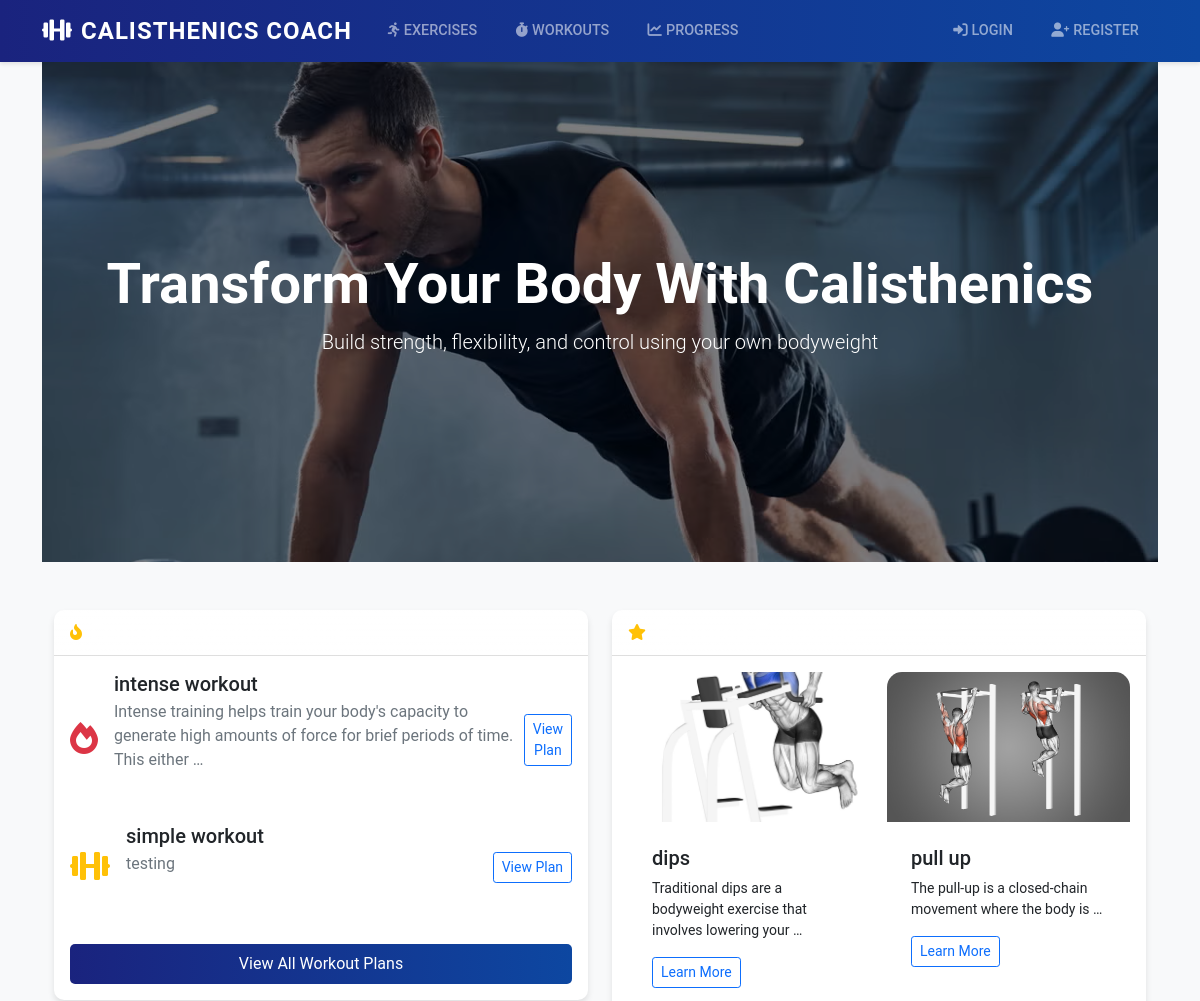
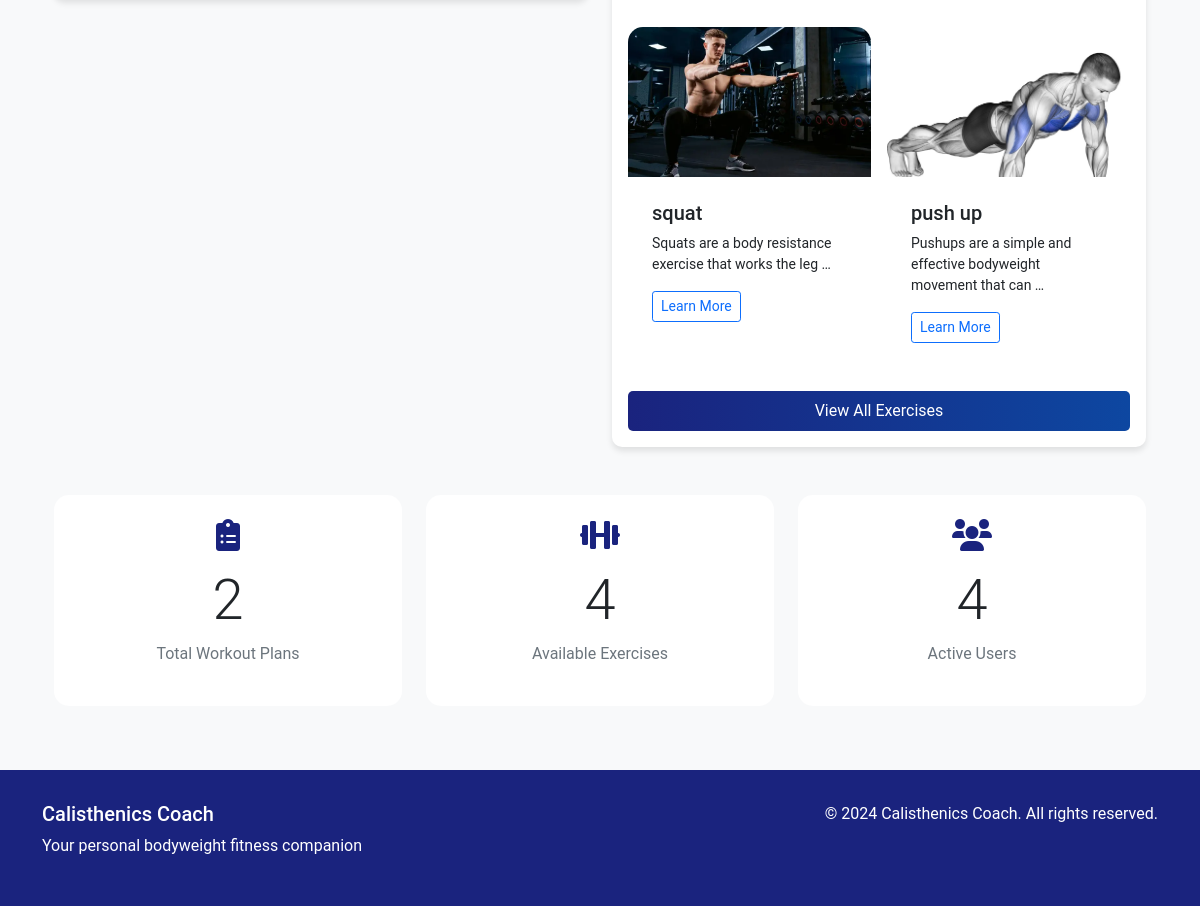
The page / on the database its author committed (2 pictures, top to bottom).
### workouts/models.py (models this page shows, shortened)
class WorkoutPlan(models.Model):
    title = models.CharField(max_length=100)
    description = models.TextField()
    created_by = models.ForeignKey(User, on_delete=models.CASCADE)
    created_at = models.DateTimeField(auto_now_add=True)
    difficulty_level = models.CharField(max_length=20, choices=DIFFICULTY_LEVEL_CHOICES)

class Exercise(models.Model):
    name = models.CharField(max_length=100)
    description = models.TextField()
    image = models.ImageField(upload_to='exercises/', null=True, blank=True)
    difficulty_level = models.CharField(max_length=20, choices=DIFFICULTY_LEVEL_CHOICES)
    video_url = models.URLField(blank=True, null=True)
    tips = models.TextField(blank=True)

### workouts/views.py (the view)
# urls.py: path('', views.home, name='home'),
def home(request):
    featured_exercises = Exercise.objects.all().order_by('-id')[:4]
    workout_stats = {
        'total_workouts': WorkoutPlan.objects.count(),
        'total_exercises': Exercise.objects.count(),
        'total_users': User.objects.count()
    }
    workout_plans = WorkoutPlan.objects.all().order_by('-id')[:3]  # Changed from -created_at to -id
    return render(request, 'workouts/home.html', {
        'exercises': featured_exercises,
        'workout_plans': workout_plans,
        'stats': workout_stats
    })

### workouts/templates/workouts/home.html (shortened to what this page needs)
{% extends 'workouts/base.html' %}
{% block content %}
<div class="hero-section" style="background-image: url('/media/background.avif'); height: 500px; background-size: cover; background-position: center; position: relative;">
    <div class="hero-overlay" style="position: absolute; top: 0; left: 0; right: 0; bottom: 0; background: rgba(0,0,0,0.5);">
        <div class="container h-100">
            <div class="row h-100 align-items-center">
                <div class="col-12 text-center text-white">
                    <h1 class="display-4 fw-bold">Transform Your Body With Calisthenics</h1>
                    <p class="lead">Build strength, flexibility, and control using your own bodyweight</p>
                </div>
            </div>
        </div>
    </div>
</div>
<div class="container mt-5">
    <div class="row">
        <div class="col-md-6 mb-4">
            <div class="card featured-section">
                <div class="card-header bg-gradient d-flex align-items-center">
                    <i class="fas fa-fire-alt me-2 text-warning"></i>
                    <h2 class="h4 mb-0">Featured Workout Plans</h2>
                </div>
                <div class="card-body">
                    {% if workout_plans %}
                        {% for plan in workout_plans %}
                            <div class="workout-plan-card mb-3">
                                <div class="d-flex align-items-center">
                                    <div class="workout-icon me-3">
                                        {% if plan.difficulty_level == 'beginner' %}
                                            <i class="fas fa-seedling fa-2x text-success"></i>
                                        {% elif plan.difficulty_level == 'intermediate' %}
                                            <i class="fas fa-dumbbell fa-2x text-warning"></i>
                                        {% else %}
                                            <i class="fas fa-fire fa-2x text-danger"></i>
                                        {% endif %}
                                    </div>
                                    <div class="workout-info flex-grow-1">
                                        <h5 class="mb-1">{{ plan.title }}</h5>
                                        <p class="mb-2 text-muted">{{ plan.description|truncatewords:20 }}</p>
                                        <span class="badge bg-{{ plan.difficulty_level|lower }}">{{ plan.difficulty_level }}</span>
                                    </div>
                                    <a href="{% url 'workout_detail' pk=plan.pk %}" class="btn btn-outline-primary btn-sm">View Plan</a>
                                </div>
                            </div>
                        {% endfor %}
                        <a href="{% url 'workout_list' %}" class="btn btn-primary w-100 mt-3">View All Workout Plans</a>
                    {% else %}
                        <div class="text-center py-4">
                            <i class="fas fa-clipboard-list fa-3x text-muted mb-3"></i>
                            <p>No workout plans available yet.</p>
                            <a href="{% url 'workout_create' %}" class="btn btn-primary">Create First Workout Plan</a>
                        </div>
                    {% endif %}
                </div>
            </div>
        </div>
        <div class="col-md-6 mb-4">
            <div class="card featured-section">
                <div class="card-header bg-gradient d-flex align-items-center">
                    <i class="fas fa-star me-2 text-warning"></i>
                    <h2 class="h4 mb-0">Featured Exercises</h2>
                </div>
                <div class="card-body">
                    {% if exercises %}
                        <div class="row g-3">
                            {% for exercise in exercises %}
                                <div class="col-md-6">
                                    <div class="exercise-card h-100">
                                        {% if exercise.image %}
                                            <img src="{{ exercise.image.url }}" class="card-img-top exercise-image" alt="{{ exercise.name }}" style="height: 150px; object-fit: cover;">
                                        {% else %}
                                            <div class="placeholder-image bg-light d-flex align-items-center justify-content-center" style="height: 150px;">
                                                <i class="fas fa-dumbbell fa-3x text-muted"></i>
                                            </div>
                                        {% endif %}
                                        <div class="card-body">
                                            <h5 class="card-title">{{ exercise.name }}</h5>
                                            <p class="card-text small">{{ exercise.description|truncatewords:10 }}</p>
                                            <a href="{% url 'exercise_detail' pk=exercise.pk %}" class="btn btn-outline-primary btn-sm">Learn More</a>
                                        </div>
                                    </div>
                                </div>
                            {% endfor %}
                        </div>
                        <a href="{% url 'exercise_list' %}" class="btn btn-primary w-100 mt-4">View All Exercises</a>
                    {% else %}
                        <div class="text-center py-4">
                            <i class="fas fa-running fa-3x text-muted mb-3"></i>
                            <p>No exercises available yet.</p>
                            <a href="{% url 'exercise_create' %}" class="btn btn-primary">Add First Exercise</a>
                        </div>
                    {% endif %}
                </div>
            </div>
        </div>
    </div>
    <div class="row mt-4">
        <div class="col-md-4">
            <div class="stats-card text-center">
                <i class="fas fa-clipboard-list"></i>
                <h3 class="display-4">{{ stats.total_workouts }}</h3>
                <p class="text-muted">Total Workout Plans</p>
            </div>
        </div>
        <div class="col-md-4">
            <div class="stats-card text-center">
                <i class="fas fa-dumbbell"></i>
                <h3 class="display-4">{{ stats.total_exercises }}</h3>
                <p class="text-muted">Available Exercises</p>
            </div>
        </div>
        <div class="col-md-4">
            <div class="stats-card text-center">
                <i class="fas fa-users"></i>
                <h3 class="display-4">{{ stats.total_users }}</h3>
                <p class="text-muted">Active Users</p>
            </div>
        </div>
    </div>
</div>
{% endblock %}

### workouts/templates/workouts/base.html (shortened to what this page needs)
<!DOCTYPE html>
<html lang="en">
<head>
    <link href="https://cdn.jsdelivr.net/npm/bootstrap@5.1.3/dist/css/bootstrap.min.css" rel="stylesheet">
    <link rel="stylesheet" href="https://cdnjs.cloudflare.com/ajax/libs/font-awesome/6.0.0/css/all.min.css">
</head>
<body>
    <nav class="navbar navbar-expand-lg navbar-dark">
        <div class="container">
            <a class="navbar-brand" href="{% url 'home' %}">
                <i class="fas fa-dumbbell me-2"></i>Calisthenics Coach
            </a>
            <div class="collapse navbar-collapse" id="navbarNav">
                <ul class="navbar-nav">
                    <li class="nav-item">
                        <a class="nav-link" href="{% url 'exercise_list' %}">
                            <i class="fas fa-running me-1"></i>Exercises
                        </a>
                    </li>
                    <li class="nav-item">
                        <a class="nav-link" href="{% url 'workout_list' %}">
                            <i class="fas fa-stopwatch me-1"></i>Workouts
                        </a>
                    </li>
                    <li class="nav-item">
                        <a class="nav-link" href="{% url 'progress_list' %}">
                            <i class="fas fa-chart-line me-1"></i>Progress
                        </a>
                    </li>
                </ul>
                <ul class="navbar-nav ms-auto">
                    {% if user.is_authenticated %}
                        <li class="nav-item">
                            <form method="post" action="{% url 'logout' %}" class="nav-link" style="margin: 0; padding: 0;">
                                {% csrf_token %}
                                <button type="submit" class="btn btn-link nav-link">
                                    <i class="fas fa-sign-out-alt me-1"></i>Logout
                                </button>
                            </form>
                        </li>
                    {% else %}
                        <li class="nav-item">
                            <a class="nav-link" href="{% url 'login' %}">
                                <i class="fas fa-sign-in-alt me-1"></i>Login
                            </a>
                        </li>
                        <li class="nav-item">
                            <a class="nav-link" href="{% url 'register' %}">
                                <i class="fas fa-user-plus me-1"></i>Register
                            </a>
                        </li>
                    {% endif %}
                </ul>
            </div>
        </div>
    </nav>
    <div class="container mt-4">
        {% block content %}{% endblock %}
    </div>
    <footer class="footer mt-5">
        <div class="container">
            <div class="row">
                <div class="col-md-6">
                    <h5>Calisthenics Coach</h5>
                    <p>Your personal bodyweight fitness companion</p>
                </div>
                <div class="col-md-6 text-md-end">
                    <p>© 2024 Calisthenics Coach. All rights reserved.</p>
                </div>
            </div>
        </div>
    </footer>
</body>
</html>

### workouts/templates/workouts/base.html (style rules this page uses)
body { background-color: #f8f9fa; font-family: 'Roboto', sans-serif; }
.navbar { background: linear-gradient(to right, #1a237e, #0d47a1) !important; box-shadow: 0 2px 4px rgba(0,0,0,0.1); }
.navbar-brand { font-weight: bold; font-size: 1.5rem; text-transform: uppercase; letter-spacing: 1px; }
.nav-link { font-weight: 500; text-transform: uppercase; font-size: 0.9rem; padding: 0.5rem 1rem !important; margin: 0 0.2rem; border-radius: 4px; transition: all 0.3s ease; }
.card { border: none; border-radius: 10px; box-shadow: 0 4px 6px rgba(0,0,0,0.1); transition: transform 0.3s ease; }
.card-header { background: linear-gradient(to right, #1a237e, #0d47a1); color: white; border-radius: 10px 10px 0 0 !important; }
.btn-primary { background: linear-gradient(to right, #1a237e, #0d47a1); border: none; padding: 0.5rem 1.5rem; border-radius: 5px; transition: all 0.3s ease; }
.stats-card { background: white; border-radius: 15px; padding: 1.5rem; margin-bottom: 1rem; text-align: center; }
.stats-card i { font-size: 2rem; margin-bottom: 1rem; color: #1a237e; }
.exercise-card { height: 100%; border-radius: 15px; overflow: hidden; }
.exercise-card .card-body { padding: 1.5rem; }
.exercise-image { transition: transform 0.3s ease; }
.hero-section { margin-top: -1.5rem; margin-bottom: 3rem; }
.badge { padding: 0.5rem 1rem; border-radius: 20px; font-weight: 500; }
.footer { background: #1a237e; color: white; padding: 2rem 0; margin-top: 3rem; }

### rows shown on the page
WorkoutPlan: difficulty_level "advanced" (drawn), title "intense workout", description "Intense training helps train your body's capacity to generate high amounts of force for brief periods of time. This either …"
WorkoutPlan: difficulty_level "intermediate" (drawn), title "simple workout", description "testing"
Exercise: image (picture), name "dips", description "Traditional dips are a bodyweight exercise that involves lowering your …"
Exercise: image (picture), name "pull up", description "The pull-up is a closed-chain movement where the body is …"
Exercise: image (picture), name "squat", description "Squats are a body resistance exercise that works the leg …"
Exercise: image (picture), name "push up", description "Pushups are a simple and effective bodyweight movement that can …"

### other values the page prints
{{ stats.total_workouts }} "2"
{{ stats.total_exercises }} "4"
{{ stats.total_users }} "4"
